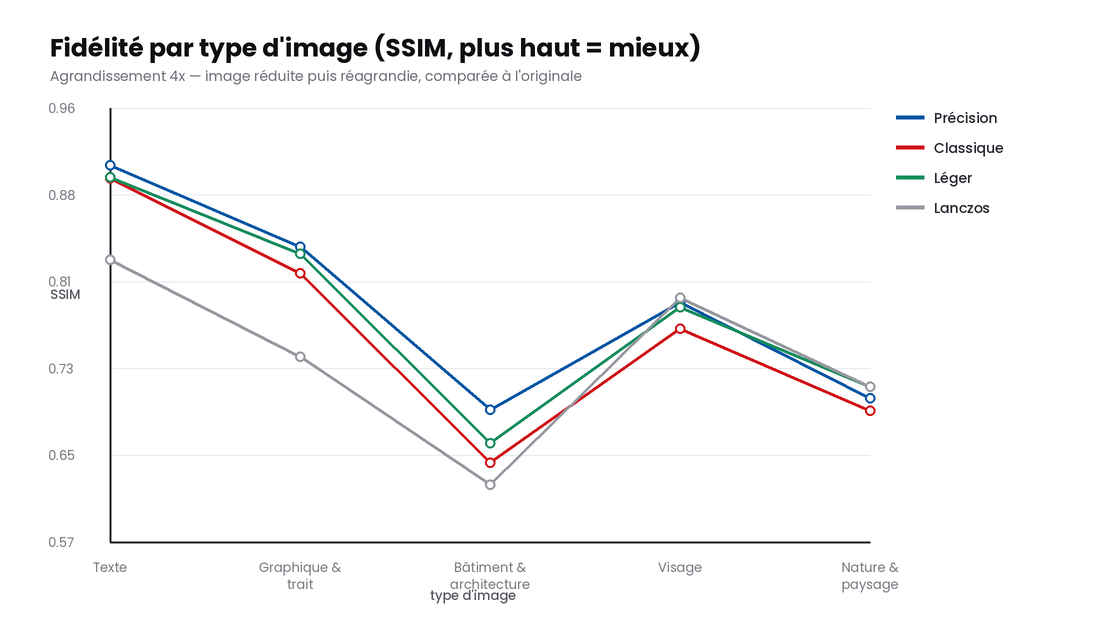
#> input picture benchmarks/chart-categories.png, 1100 x 620 px, given in place of set14_014.png, which was not available
$ python vis_cand.py
#> lines starting #> are read from the running program, lines starting #| are printed output that depends on the picture; pictures that were not available may be replaced by others from this repository, and a replacement may not be noted
### benchmarks/run.py
"""4x round-trip benchmark.

Protocol, the standard one used in the super-resolution literature:
  ground truth -> downscale 4x (Lanczos) -> upscale 4x -> compare to GT.

Metrics are computed on the Y (luma) channel with a `scale`-pixel border
crop, as PSNR and SSIM both are in published SR results, so the figures are
comparable to the ones papers quote. A third figure, the sharpness ratio,
is the Laplacian variance of the result over that of the ground truth: 1.0
means the result carries as much fine structure as the original, above 1.0
means the model is adding contrast the original never had.
"""
import json
import os
import subprocess
import sys
import time

import numpy as np
from PIL import Image

HERE = os.path.dirname(os.path.abspath(__file__))
GT = os.path.join(HERE, "gt")
WORK = os.path.join(HERE, "work")
REPO = os.path.dirname(os.path.dirname(os.path.abspath(__file__)))
BIN = os.path.join(REPO, "resources/linux/bin/upscayl-bin")
MODELS_DIR = os.path.join(REPO, "resources/models")
SCALE = 4

# Only the shipped model is present by default. The two retired ones are the
# official Real-ESRGAN ncnn weights (see ../NOTICE for the checksums); drop
# realesrgan-x4plus.{param,bin} and realesr-general-x4v3.{param,bin} into
# resources/models under these names to reproduce the original comparison.
MODELS = ["4xLSDIRCompactC3"]
# MODELS = ["4xLSDIRCompactC3", "upscayl-standard-4x", "upscayl-lite-4x"]

CATEGORY = {
    "set14_001": "Nature & paysage",      # baboon, fur
    "set14_002": "Visage",                # barbara
    "set14_003": "Nature & paysage",      # boats
    "set14_004": "Nature & paysage",      # coastguard
    "set14_005": "Graphique & trait",     # comic / illustration
    "set14_006": "Visage",
    "set14_007": "Nature & paysage",      # flowers
    "set14_008": "Visage",                # foreman
    "set14_009": "Visage",                # lenna
    "set14_010": "Visage",                # man
    "set14_011": "Nature & paysage",      # monarch
    "set14_012": "Nature & paysage",      # peppers
    "set14_013": "Texte",                 # powerpoint book cover
    "set14_014": "Nature & paysage",      # zebra
    "set5_001": "Visage",                 # baby
    "set5_002": "Nature & paysage",       # bird
    "set5_003": "Nature & paysage",       # butterfly
    "set5_004": "Visage",                 # head
    "set5_005": "Visage",                 # woman
    "synth_texte": "Texte",
    "synth_graphique": "Graphique & trait",
    "synth_traits": "Graphique & trait",
}
for u in ("001", "002", "004", "006", "011", "020", "044", "076", "092", "099"):
    CATEGORY[f"urban_{u}"] = "Bâtiment & architecture"


# ── Metrics ──────────────────────────────────────────────────────────────
# [157 lines left out: functions to_y, gauss_kernel, blur, ssim, psnr, lap_var and 5 more, not called in this run]


# [2 lines that do not run on import are left out]

### benchmarks/vis_cand.py
"""1:1 crops on the smooth content where the metrics say plain interpolation
wins. The metrics punish invented detail, so this is the check that matters."""
import os, subprocess, sys
sys.path.insert(0, os.path.dirname(os.path.abspath(__file__)))
import run as R
from PIL import Image, ImageDraw, ImageFont

HERE = os.path.dirname(os.path.abspath(__file__))
CAND = os.path.join(HERE, "candroot", "models")
FONTS = os.path.join(
    os.path.dirname(os.path.dirname(os.path.abspath(__file__))),
    "renderer/fonts/poppins")
W = os.path.join(HERE, "vis2"); os.makedirs(W, exist_ok=True)

PANELS = [("Original", None, None), ("Lanczos", None, None),
          ("Notre modèle", "4xLSDIRCompactC3", R.MODELS_DIR),
          ("4xLSDIR", "4xLSDIR", CAND),
          ("RealESRGAN gen v3", "RealESRGAN_General_x4_v3", CAND)]

CASES = [("set14_014", (120, 60, 420, 230), "Zèbre — rayures fines et herbe"),
         ("set14_004", (60, 40, 300, 180), "Eau et bateau — surface lisse"),
         ("set5_001", (120, 120, 400, 280), "Visage de bébé — peau et cheveux")]

def f(n, s): return ImageFont.truetype(os.path.join(FONTS, n), s)

for name, box, cap in CASES:
    im = Image.open(os.path.join(R.GT, f"{name}.png")).convert("RGB")
#> im is the input picture: PIL image 1100x620 RGB; mean R, G, B 248.4, 248.4, 248.8
    w, h = im.width - im.width % 4, im.height - im.height % 4
#> w = 1100; h = 620
    im = im.crop((0, 0, w, h))
    src = os.path.join(W, f"{name}__in.png")
    im.resize((w//4, h//4), Image.LANCZOS).save(src)
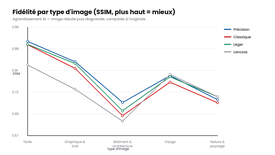
#> saved as set14_014__in.png: PIL image 275x155 RGB; mean R, G, B 247.9, 247.9, 248.3
    imgs = []
    for label, model, mdir in PANELS:
        if model is None:
            imgs.append((label, im if label == "Original"
                         else im.resize((w//4, h//4), Image.LANCZOS).resize((w, h), Image.LANCZOS)))
            continue
        dst = os.path.join(W, f"{name}__{model}.png")
        if not os.path.exists(dst):
            subprocess.run([R.BIN, "-i", src, "-o", dst, "-m", mdir, "-n", model,
                            "-s", "4", "-f", "png"], capture_output=True)
        if os.path.exists(dst):
            imgs.append((label, Image.open(dst).convert("RGB")))
    x0, y0, x1, y1 = box; x1, y1 = min(x1, w), min(y1, h)
#> after `x1, y1 = (min(x1, w), min(y1, h))`: x1 = 420; y1 = 230
    cw, ch = x1-x0, y1-y0
#> cw = 300; ch = 170
    canvas = Image.new("RGB", (8 + len(imgs)*(cw+8), 34+26+ch+8), "white")
#> canvas: PIL image 624x238 RGB; every value is 255
    d = ImageDraw.Draw(canvas)
    d.text((8, 8), cap, font=f("Poppins-Bold.ttf", 16), fill=(16,16,20))
    for i, (label, img) in enumerate(imgs):
        x = 8 + i*(cw+8)
        canvas.paste(img.crop((x0,y0,x1,y1)), (x, 60))
        d.text((x+2, 38), label, font=f("Poppins-Medium.ttf", 13),
               fill=(0,85,164) if label=="Notre modèle" else (16,16,20))
        d.rectangle([x,60,x+cw-1,60+ch-1], outline=(205,207,214))
#> this loop made 2 passes
#> (label, x) on passes 1 to 2: ('Original', 8), ('Lanczos', 316)
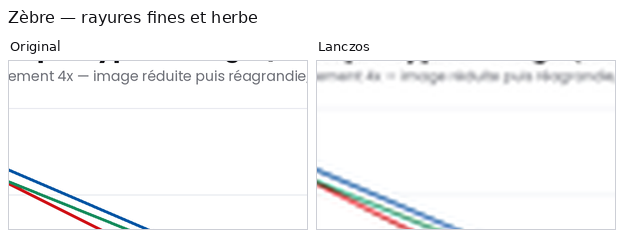
#> canvas: PIL image 624x238 RGB; mean R, G, B 247.5, 247.9, 248.4
    canvas.save(os.path.join(HERE, f"visuel-cand-{name}.png"))
    print("wrote", name, canvas.size)
#| wrote set14_014 (624, 238)
#> pass 2 of the loop `for name, box, cap in CASES:`:
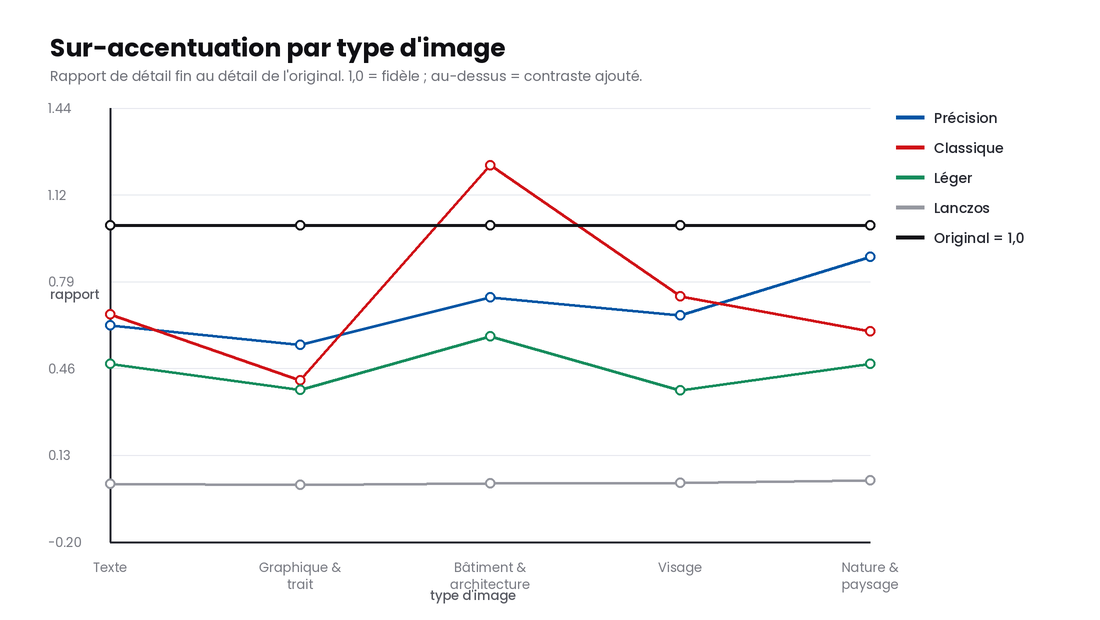
#> input picture benchmarks/chart-nettete.png, 1100 x 620 px, given in place of set14_004.png, which was not available
#> im is the input picture: PIL image 1100x620 RGB; mean R, G, B 248.3, 248.3, 248.6
#> `im.resize((w//4, h//4), Image.LANCZOS).save(src)`:
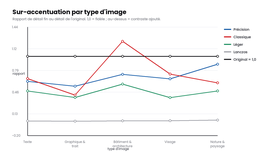
#> saved as set14_004__in.png: PIL image 275x155 RGB; mean R, G, B 247.8, 247.7, 248.1
#> the loop `for i, (label, img) in enumerate(imgs):` made 2 passes
#> (label, x) on passes 1 to 2: ('Original', 8), ('Lanczos', 256)
#> after the loop `for i, (label, img) in enumerate(imgs):`:
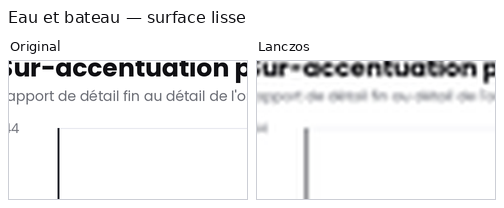
#> canvas: PIL image 504x208 RGB; mean R, G, B 240.3, 240.3, 240.8
#| wrote set14_004 (504, 208)
#> (the run stopped early here; a loop or call above may not have finished)
